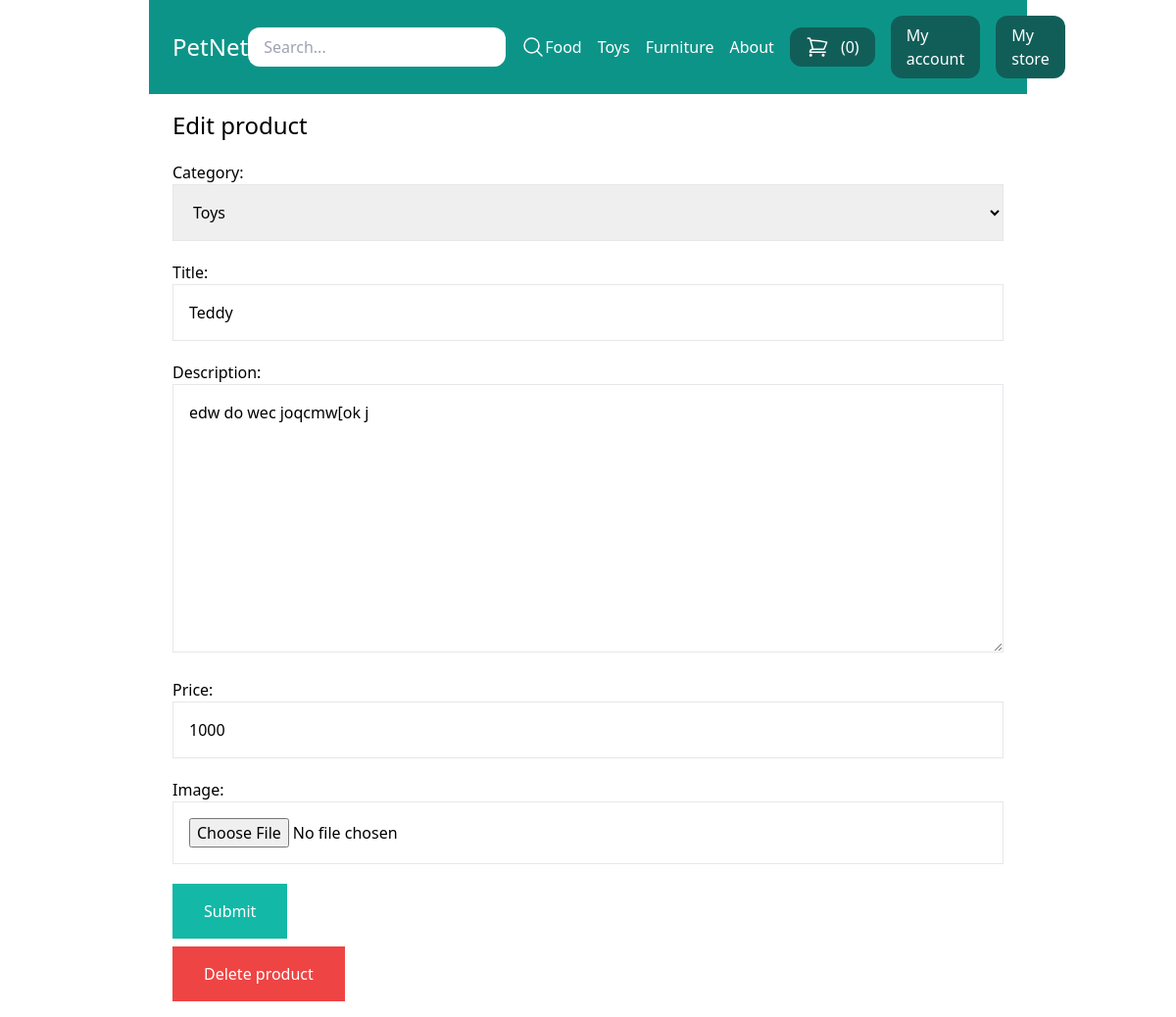
The app's page /my-store/edit-product/13/ (signed in) with its own data.
### store/models.py (models this page shows, shortened)
class Category(models.Model):
    title = models.CharField(max_length=50)
    slug = models.SlugField(max_length=50)
    class Meta:
        verbose_name_plural = 'Categories'
    def __str__(self):
        return self.title

class Product(models.Model):
    DRAFT = 'draft'
    WAITING_APPROVAL = 'waitingapproval'
    ACTIVE = 'active'
    DELETED = 'deleted'
    STATUS_CHOICES = (
        (DRAFT, 'Draft'),
        (WAITING_APPROVAL, 'Waiting approval'),
        (ACTIVE, 'Active'),
        (DELETED, 'Deleted'),
    )
    user = models.ForeignKey(User, related_name='products', on_delete=models.CASCADE)
    category = models.ForeignKey(Category, related_name='products', on_delete=models.CASCADE)
    title = models.CharField(max_length=50)
    slug = models.SlugField(max_length=50)
    description = models.TextField(blank=True)
    price = models.IntegerField()
    image = models.ImageField(upload_to='uploads/product_images', blank=True, null=True)
    thumbnail = models.ImageField(upload_to='uploads/product_images/thumbnail', blank=True, null=True)
    created_at = models.DateTimeField(auto_now_add=True)
    updated_at = models.DateTimeField(auto_now=True)
    status = models.CharField(max_length=50, choices=STATUS_CHOICES, default=ACTIVE)
    class Meta:
        ordering = ('-created_at',)

### userprofile/views.py (the view)
# urls.py: path('my-store/edit-product/<int:pk>/', views.edit_product, name='edit_product'),
@login_required
def edit_product(request, pk):
    product = Product.objects.filter(user=request.user).get(pk=pk)
    if request.method == 'POST':
        form = ProductForm(request.POST, request.FILES, instance=product)
        if form.is_valid():
            form.save()
            messages.success(request, 'The changes was saved!')
            return redirect('my_store')
    else:
        form = ProductForm(instance=product)
    return render(request, 'userprofile/product_form.html', {
        'title': 'Edit product',
        'product': product,
        'form': form
    })

### store/forms.py
class ProductForm(forms.ModelForm):
    class Meta:
        model = Product
        fields = ('category', 'title', 'description', 'price', 'image',)
        widgets = {
            'category': forms.Select(attrs={
                'class': 'w-full p-4 border border-gray-200'
            }),
            'title': forms.TextInput(attrs={
                'class': 'w-full p-4 border border-gray-200'
            }),
            'description': forms.Textarea(attrs={
                'class': 'w-full p-4 border border-gray-200'
            }),
            'price': forms.TextInput(attrs={
                'class': 'w-full p-4 border border-gray-200'
            }),
            'image': forms.FileInput(attrs={
                'class': 'w-full p-4 border border-gray-200'
            })
        }

### store/cart.py (called while the page is built)
    def __len__(self):
        return sum(item['quantity'] for item in self.cart.values())

### store/context_processors.py (called while the page is built)
def cart(request):
    return {'cart': Cart(request)}

### store/templatetags/menu.py (called while the page is built)
@register.inclusion_tag('core/menu.html')
def menu():
    categories = Category.objects.all()
    return {'categories': categories}

### userprofile/templates/userprofile/product_form.html (shortened to what this page needs)
{% extends 'core/base.html' %}
{% block content %}
    <h1 class="text-2xl">{{ title }}</h1>
    <form method="post" action="." enctype="multipart/form-data" class="space-y-5">
        {{ form.as_p }}
        <button class="py-4 px-8 bg-teal-500 text-white hover:bg-teal-800">Submit</button>
    </form>
    {% if product %}
        <a href="{% url 'delete_product' product.id %}" class="mt-2 inline-block py-4 px-8 bg-red-500 text-white">Delete product</a>
    {% endif %}
{% endblock %}

### core/templates/core/menu.html
{% for category in categories %}
    <a href="{% url 'category_detail' category.slug %}" class="text-white">{{ category.title }}</a>
{% endfor %}
<a href="{% url 'about' %}" class="text-white">About</a>

### records on screen
Category: title "Food", title "Teddy"
Category: title "Toys"
Category: title "Furniture"
Product: category "Toys", description "edw do wec joqcmw[ok j", price "1000"

### other values on screen
{{ cart|length }} "0"
{{ title }} "Edit product"
